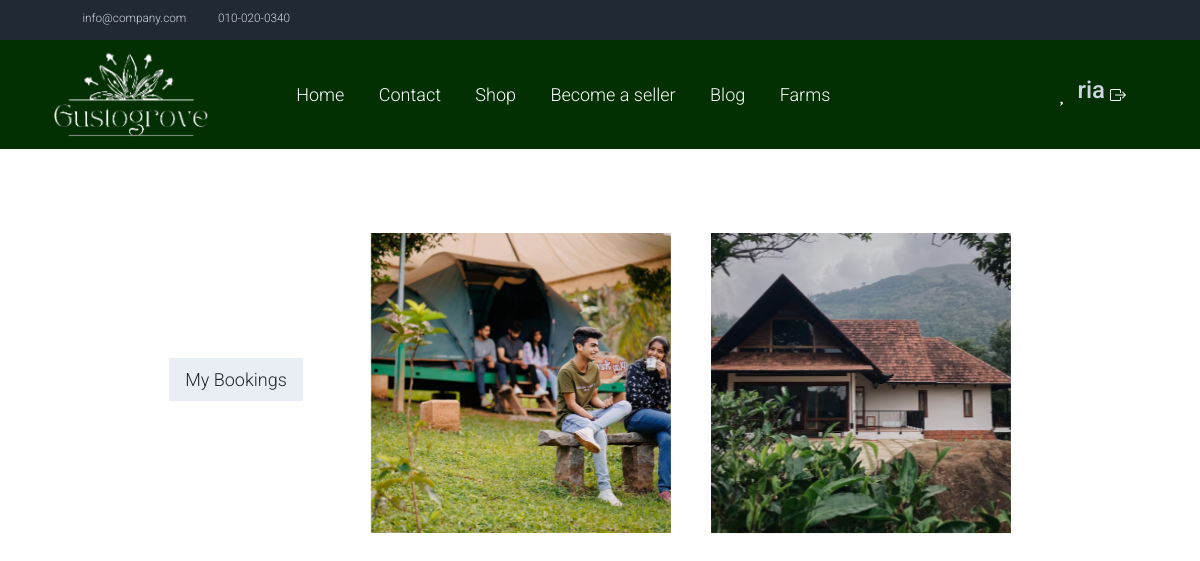
The page /farm_view/ (signed in) on the database its author committed.
### userapp/models.py (models this page shows, shortened)
class CustomUser(AbstractUser):
    username = None
    USERNAME_FIELD  = 'email'
    name = models.CharField(max_length=100, default='')
    email = models.EmailField(unique=True)
    password = models.CharField(max_length=128)
    is_customer = models.BooleanField(default=False)
    is_seller = models.BooleanField(default=False)
    is_delivery = models.BooleanField(default=False)
    gstn = models.CharField(max_length=15, blank=True, null=True)
    hub_status=models.BooleanField(default=False)
    REQUIRED_FIELDS = []

### storeapp/models.py (models this page shows, shortened)
class Farm(models.Model):
    seller = models.ForeignKey(CustomUser, on_delete=models.CASCADE)
    farm_name = models.CharField(max_length=100)
    location = models.CharField(max_length=255)
    description = models.TextField()
    activities = models.TextField()
    visiting_hours_from = models.CharField(max_length=100,null=True)
    visiting_hours_to = models.CharField(max_length=100,null=True)
    contact_info = models.CharField(max_length=100)
    image = models.ImageField(upload_to='farm_images/')
    created_at = models.DateTimeField(auto_now_add=True)

### storeapp/views.py (the view)
# urls.py: path('farm_view/',views.farm_view,name='farm_view'),
@login_required
def farm_view(request):
    farms = Farm.objects.all()
    farm_booking = SaveBooking.objects.filter(user=request.user).order_by('-id').first()
    return render(request, 'farm_view.html', {'farms': farms,'farm_booking': farm_booking})

### template/farm_view.html (shortened to what this page needs)
{% load static %}
<html>
    <head>
<link href="//maxcdn.bootstrapcdn.com/bootstrap/4.1.1/css/bootstrap.min.css" rel="stylesheet" id="bootstrap-css">
    <link rel="stylesheet" href="https://cdn.jsdelivr.net/npm/bootstrap-icons@1.11.3/font/bootstrap-icons.min.css">
<link rel="stylesheet" href="https://cdn.jsdelivr.net/npm/bootstrap@5.2.3/dist/css/bootstrap.min.css">
    <link rel="stylesheet" href="{% static 'css/bootstrap.min.css' %}">
    <link rel="stylesheet" href="{% static 'css/templatemo.css' %}">
    <link rel="stylesheet" href="{% static '/css/custom.css' %}">
    <link rel="stylesheet" href="{% static 'css/fontawesome.min.css' %}">
</head>
<body>
    <nav class="navbar navbar-expand-lg bg-dark navbar-light d-none d-lg-block" id="templatemo_nav_top">
        <div class="container text-light">
            <div class="w-100 d-flex justify-content-between">
                <div>
                    <i class="fa fa-envelope mx-2"></i>
                    <a class="navbar-sm-brand text-light text-decoration-none" href="mailto:info@company.com">info@company.com</a>
                    <i class="fa fa-phone mx-2"></i>
                    <a class="navbar-sm-brand text-light text-decoration-none" href="tel:010-020-0340">010-020-0340</a>
                </div>
                <div>
                    <a class="text-light" href="https://fb.com/templatemo" target="_blank" rel="sponsored"><i class="fab fa-facebook-f fa-sm fa-fw me-2"></i></a>
                    <a class="text-light" href="https://www.instagram.com/" target="_blank"><i class="fab fa-instagram fa-sm fa-fw me-2"></i></a>
                    <a class="text-light" href="https://twitter.com/" target="_blank"><i class="fab fa-twitter fa-sm fa-fw me-2"></i></a>
                    <a class="text-light" href="https://www.linkedin.com/" target="_blank"><i class="fab fa-linkedin fa-sm fa-fw"></i></a>
                </div>
            </div>
        </div>
    </nav>
<nav class="navbar navbar-expand-lg ">
    <div class="container d-flex justify-content-between align-items-center">
        <div class="logo">
            <a class="navbar-brand" href="{% url "index" %}">
                <img src="{% static 'img/gusto (2).png' %}" alt="Site Logo" class="img-fluid w-auto h-100" style="max-height: 100px;">
            </a>
        </div>
        <div class="align-self-center collapse navbar-collapse flex-fill  d-lg-flex justify-content-lg-between" id="templatemo_main_nav">
            <div class="flex-fill">
                <ul class="nav navbar-nav d-flex justify-content-between mx-lg-auto">
                    <li class="nav-item">
                        <a class="nav-link" href="{% url 'index' %}">Home</a>
                    </li>
                    <li class="nav-item">
                        <a class="nav-link" href="{% url 'contact' %}">Contact</a>
                    </li>
                    <li class="nav-item">
                        <a class="nav-link" href="{% url 'shop' %}">Shop</a>
                    </li>
                    <li class="nav-item">
                        <a class="nav-link" href="{% url 'seller_index' %}">Become a seller</a>
                    </li>
                    <li class="nav-item">
                        <a class="nav-link" href="{% url 'blog' %}">Blog</a>
                    </li>
                    <li class="nav-item">
                        <a class="nav-link" href="{% url 'farm_view' %}">Farms</a>
                    </li>
                </ul>
            </div>
            <div class="navbar align-self-center d-flex">
                <a class="nav-icon d-none d-lg-inline" href="#" data-bs-toggle="modal" data-bs-target="#templatemo_search">
                    <i class="fa fa-fw fa-search text-light mr-2"></i>
                </a>
                <a class="nav-icon position-relative text-decoration-none" href="{% url 'cart' %}">
                    <i class="fa fa-fw fa-cart-arrow-down text-light mr-1"></i>
                </a>
                <a class="nav-icon position-relative text-decoration-none dropdown" href="#" data-bs-toggle="dropdown">
                    <i class="fa fa-fw fa-user text-light mr-1"></i>
                </a>
                <a href="{% url 'wishlist' %}" class="btn btn-success">
                    <i class="fas fa-heart"></i>
                </a>
                {% if user.is_authenticated %}
                <h4 class=" text-light" >{{user.name}}<h4>
                    <div style="margin-left: 5px;" class="mt-2">
                        <a class="nav-icon position-relative text-decoration-none" href="{% url 'logout' %}" data-bs-toggle="tooltip" data-bs-placement="bottom" title="Logout">
                        </a>
                {% endif %}
                    </div>
            </div>
        </div>
    </div>
</nav>
        <div class="container d-flex align-items-center justify-content-center flex-wrap mt-5 pt-3">
            <div class="list-group list-group-flush me-5">
                <a href="{% url 'booking_result_display' user_id=user.id  %}"  class="list-group-item list-group-item-action mb-2 bg-light text-dark">My Bookings</a>
            </div>
            {% for farm in farms %}
            <div class="box">
                <div class="body">
                    <div class="imgContainer">
                        <img src="{{ farm.image.url }}" alt="{{ farm.farm_name }}">
                    </div>
                    <div class="content d-flex flex-column align-items-center justify-content-center">
                        <div>
                            <a href={% url 'farm_view_details' farm.id %} class="text-decoration-none" ><h3 class="text-white fs-5"> {{ farm.farm_name }}</h3></a>
                    <p class="fs-6 text-white">{{ farm.activities }}</p>
                        </div>
                    </div>
                </div>
            </div>
            {% endfor %}
        </div>
    </body>
    </html>

### static/css/templatemo.css (style rules this page uses)
body, ul, li, p, a, label, input, div { font-family: 'Roboto', sans-serif; font-size: 18px !important; font-weight: 300 !important; }
.logo { font-weight: 500 !important; }
.text-light { color: #cfd6e1 !important; }
.bg-dark { background-color: #212934 !important; }
.bg-light { background-color: #e9eef5 !important; }
.btn-success { background-color: rgb(2, 48, 2)!important; border-color:rgb(2, 48, 2) !important; }
.navbar { background-color: rgb(2, 48, 2); }
#templatemo_nav_top { min-height: 40px; }
#templatemo_nav_top * { font-size: .9em !important; }
#templatemo_main_nav a { color: #fff; }
#templatemo_main_nav .navbar .nav-icon { margin-right: 20px; }
.fa-search { color: white; }
@media (min-width: 768px) { #templatemo_main_nav .navbar-nav { max-width: 450px; } }
@media (min-width: 992px) { #templatemo_main_nav .navbar-nav { max-width: 550px; } }
.nav-icon { position: relative; display: inline-block; }

### rows shown on the page
CustomUser: name "ria"
Farm: image (picture)
Farm: image (picture)
